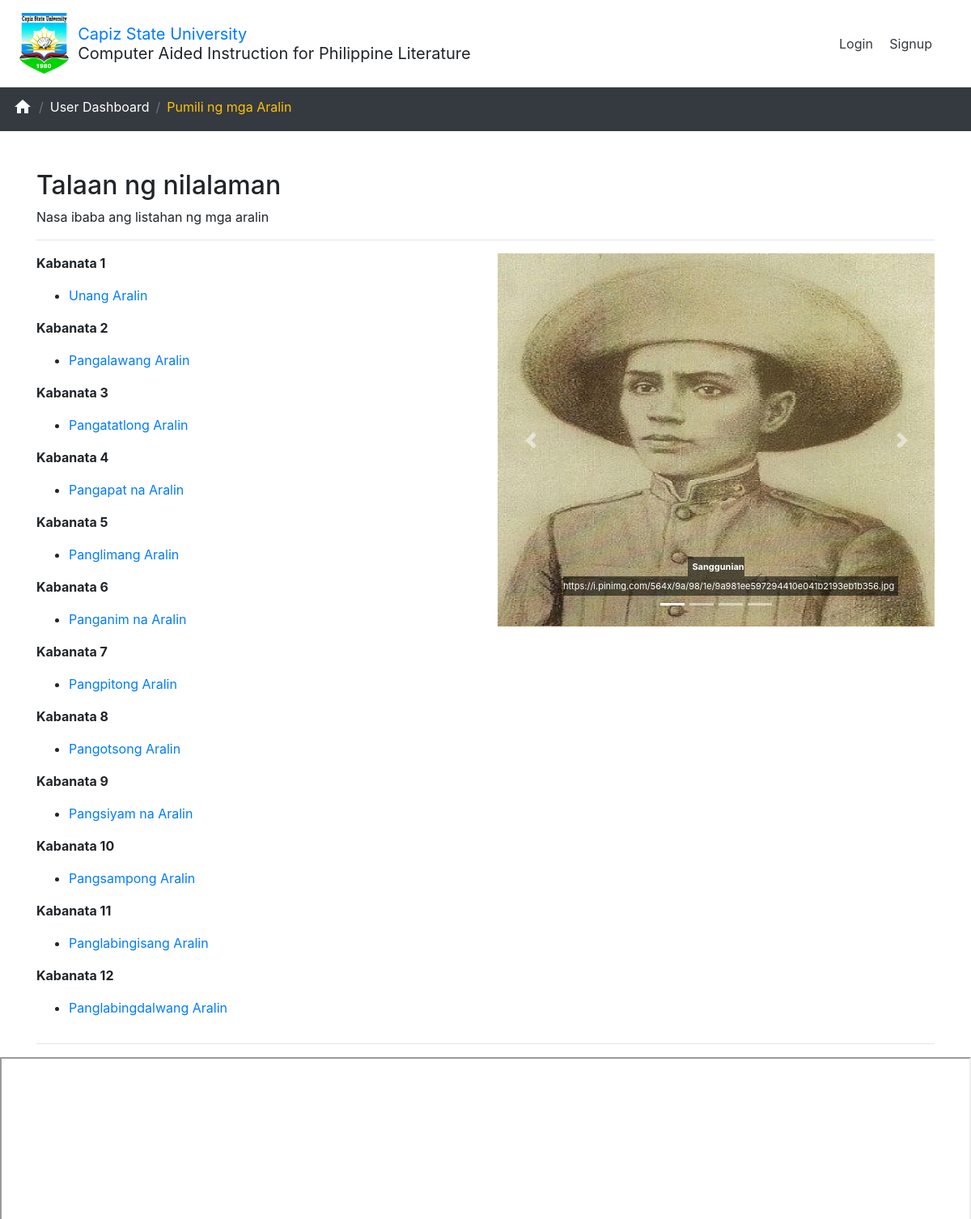
The page /take-lesson.php (upper part) on the database as committed earlier.
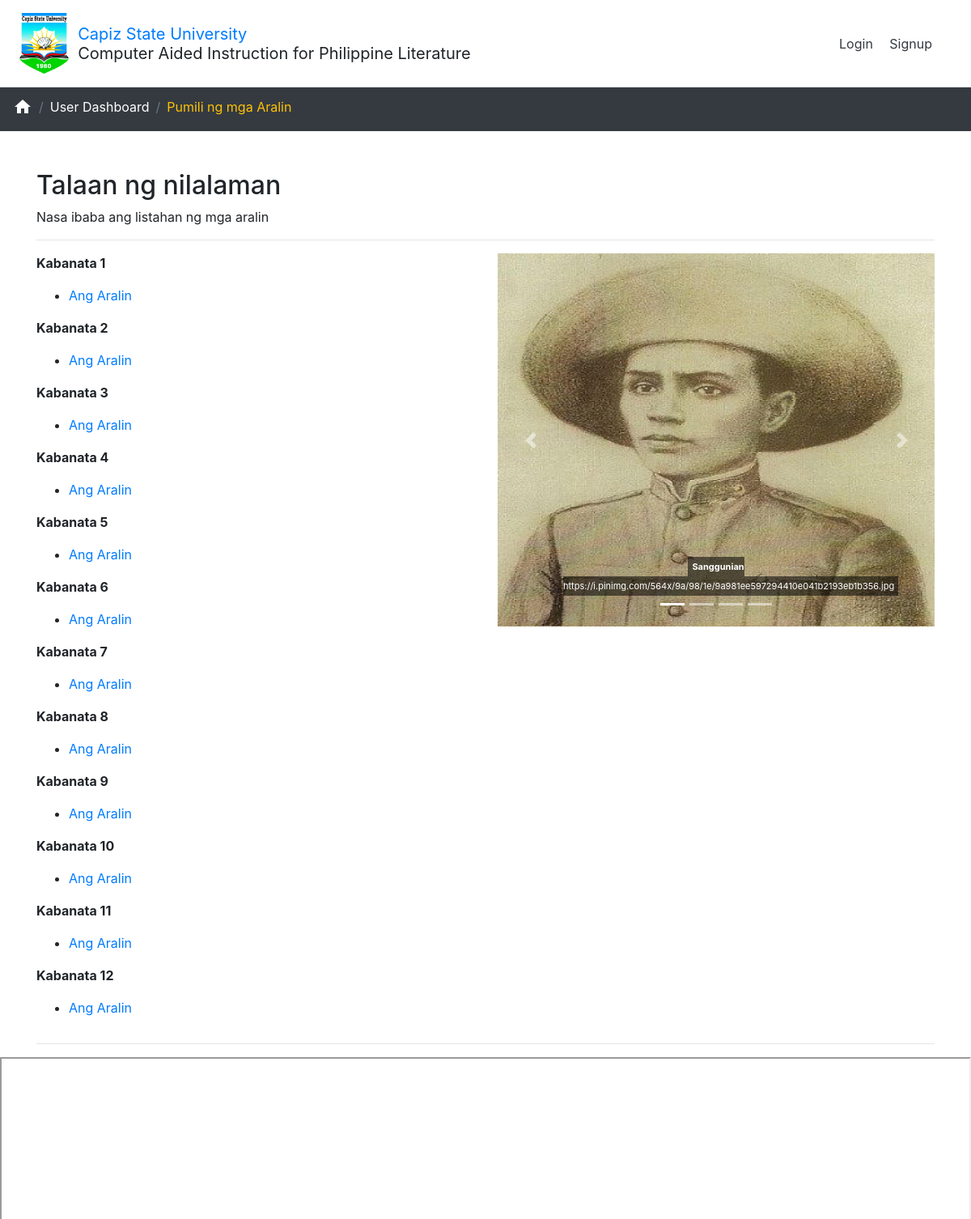
The same page on the database as committed later.
### tables this page shows
CREATE TABLE IF NOT EXISTS `chapter` (
  `id` int(11) NOT NULL AUTO_INCREMENT,
  `chapter_name` varchar(200) DEFAULT NULL,
  `chapter_description` varchar(10000) DEFAULT NULL,
  PRIMARY KEY (`id`)
);

CREATE TABLE IF NOT EXISTS `lesson` (
  `id` int(11) NOT NULL AUTO_INCREMENT,
  `chapter_id` int(11) NOT NULL,
  `lesson_name` varchar(500) NOT NULL,
  `lesson_description` varchar(10000) NOT NULL,
  `status` int(11) DEFAULT NULL,
  PRIMARY KEY (`id`)
);

### take-lesson.php (the view, shortened to what this page needs)
<!DOCTYPE html>
<html>
<?php include 'view/partials/header.php'?>
<body>
  <?php
  include 'view/partials/navbar.php';
  ?>
  <nav aria-label="breadcrumb">
   <ol class="breadcrumb bg-dark">
     <li class="breadcrumb-item caipl-link"><a href="index.php"><i class="material-icons">home</i></a></li>
     <li class="breadcrumb-item caipl-link"><a href="user-dashboard.php">User Dashboard</a></li>
     <li class="breadcrumb-item active text-warning" aria-current="page">Pumili ng mga Aralin</li>
   </ol>
 </nav>
 <div class="container mt-5 mh60vh">
  <h2>Talaan ng nilalaman</h2>
  <p>Nasa ibaba ang listahan ng mga aralin</p><hr>
  <div class="row">
    <div class="col-xs-12 col-md-6">
      <form id="TakeLessonForm" method="post">
        <?php
            $con = mysqli_connect("localhost","root","","caipl");
            $result = mysqli_query($con, "SELECT * FROM chapter");
            while($row = mysqli_fetch_array($result))
            {
              $chapterid = $row['id'];
              echo "<p><strong>" . $row['chapter_name'] . "</strong></p>";
              $results = mysqli_query($con, "SELECT * FROM lesson WHERE chapter_id='$chapterid'");
              echo "<ul>";
              while($rows = mysqli_fetch_array($results))
              {
                $id = $rows['id'];
                echo "<li><a href='view-lesson.php?id=$id'>" . $rows['lesson_name'] . "</a></li>";
              }
              echo "</ul>";
            }
        ?>
      </form>
    </div>
    <div class="col-xs-12 col-md-6">
      <div id="myCarousel" class="carousel slide" data-ride="carousel">
          <ol class="carousel-indicators">
              <li data-target="#myCarousel" data-slide-to="0" class="active"></li>
              <li data-target="#myCarousel" data-slide-to="1"></li>
              <li data-target="#myCarousel" data-slide-to="2"></li>
              <li data-target="#myCarousel" data-slide-to="3"></li>
          </ol>
          <div class="carousel-inner">
              <div class="carousel-item active">
                  <img class="first-slide" src="assets/images/carousel/1.jpg">
                  <div class="carousel-caption">
                      <a href="https://i.pinimg.com/564x/9a/98/1e/9a981ee597294410e041b2193eb1b356.jpg" style="color: #fff; font-size: 11px; padding: 5px;  background-color: #0000008a;"><strong>Sanggunian<br></strong>https://i.pinimg.com/564x/9a/98/1e/9a981ee597294410e041b2193eb1b356.jpg</a>
                  </div>
              </div>
          </div>
          <a class="carousel-control-prev" href="#myCarousel" role="button" data-slide="prev">
              <span class="carousel-control-prev-icon" aria-hidden="true"></span>
          </a>
          <a class="carousel-control-next" href="#myCarousel" role="button" data-slide="next">
              <span class="carousel-control-next-icon" aria-hidden="true"></span>
          </a>
      </div>
    </div>
  </div>
  <hr>
</div>
</body>
</html>
<iframe width="100%" height="768px" src="https://web.powerapps.com/webplayer/iframeapp?source=iframe&screenColor=rgba(104,101,171,1)&appId=/providers/Microsoft.PowerApps/apps/4bab45ac-523f-44e3-9e6b-b5402b198bb5" />

### view/partials/header.php (shortened to what this page needs)
<head>
	<link rel="stylesheet" href="assets/css/bootstrap.min.css">
	<link rel="stylesheet" href="assets/css/fontawesome.css">
	<link rel="stylesheet" href="assets/css/style.css">
</head>

### view/partials/navbar.php (shortened to what this page needs)
<div class="d-flex flex-column flex-md-row align-items-center p-3 px-md-4 bg-white border-bottom shadow-sm">
    <img class="h75px" src="assets/images/Logo.png"></img>
    <h5 class="my-0 mr-md-auto font-weight-normal"><a href="index.php">&nbsp Capiz State University</a><br> &nbsp Computer Aided Instruction for Philippine Literature</h5>
    <nav class="my-2 my-md-0 mr-md-3">
        <?PHP if(isset($_SESSION['account'])): ?>
            <?PHP if($_SESSION['account']['typeofaccount'] == '1'): ?>
                <a class="p-2 text-dark" href="user-dashboard.php">User Dashboard</a>
            <?PHP else: ?>
                 <a class="p-2 text-dark" href="admin-dashboard.php">Admin Dashboard</a>
            <?PHP endif; ?>
            <a class="p-2 text-dark" href="logout.php">Logout</a>
        <?PHP else: ?>
            <a class="p-2 text-dark" href="login.php">Login</a>
            <a class="p-2 text-dark" href="registration.php">Signup</a>
        <?PHP endif; ?>
    </nav>
</div>

### assets/css/style.css (style rules this page uses)
html, body, .caipl-background { height: 100%; }
.carousel-item img { height: 460.8px; width: 100%; }
.breadcrumb { border-radius: 0px; }
.caipl-link a { text-decoration: none; color: #fff }
.mh60vh { min-height: 60vh; }
.h75px { height: 75px; }

Rows that differ between the two databases and show on the page:
changed lesson (number 1 of 12 on the later page): lesson_name "Unang Aralin" → "Ang Aralin"
changed lesson (number 2 of 12 on the later page): lesson_name "Pangalawang Aralin" → "Ang Aralin"
changed lesson (number 3 of 12 on the later page): lesson_name "Pangatatlong Aralin" → "Ang Aralin"
changed lesson (number 4 of 12 on the later page): lesson_name "Pangapat na Aralin" → "Ang Aralin"
changed lesson (number 5 of 12 on the later page): lesson_name "Panglimang Aralin" → "Ang Aralin"
changed lesson (number 6 of 12 on the later page): lesson_name "Panganim na Aralin" → "Ang Aralin"
changed lesson (number 7 of 12 on the later page): lesson_name "Pangpitong Aralin" → "Ang Aralin"
changed lesson (number 8 of 12 on the later page): lesson_name "Pangotsong Aralin" → "Ang Aralin"
changed lesson (number 9 of 12 on the later page): lesson_name "Pangsiyam na Aralin" → "Ang Aralin"
changed lesson (number 10 of 12 on the later page): lesson_name "Pangsampong Aralin" → "Ang Aralin"
changed lesson (number 11 of 12 on the later page): lesson_name "Panglabingisang Aralin" → "Ang Aralin"
changed lesson (number 12 of 12 on the later page): lesson_name "Panglabingdalwang Aralin" → "Ang Aralin"
